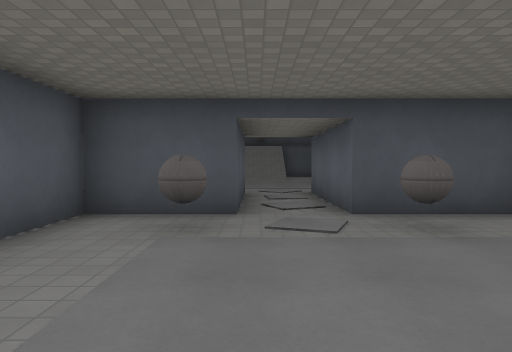
[1] (above)

18 first-person views from a walk through a level from a Godot 3-D game. The camera is 1.3 m above the floor, tilts 2° down and sees 70° across. The floor is counted in squares, 2 m on a side. Each view is taken from the middle of a square. On the plan, view 1 faces up. The plan holds only what a view shows up to about 11 squares ahead; the rest is blank. The place goes on beyond the plan. Characters and animated objects are not drawn. Surface patterns are stand-ins for the level's own textures.

[2]
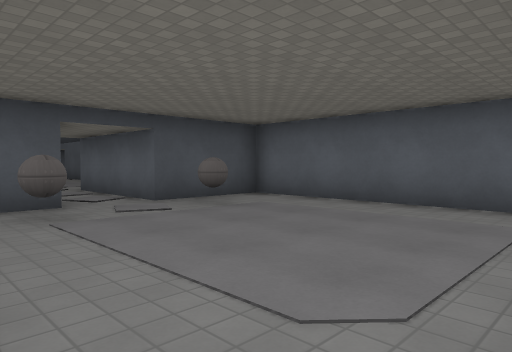

[3]
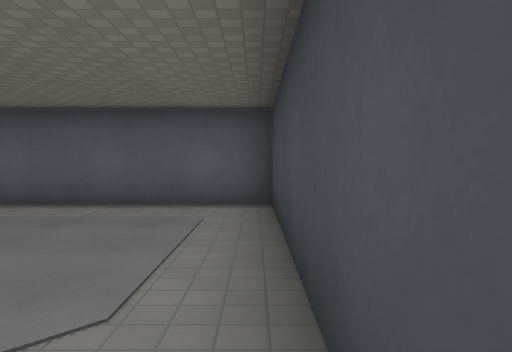

[4]
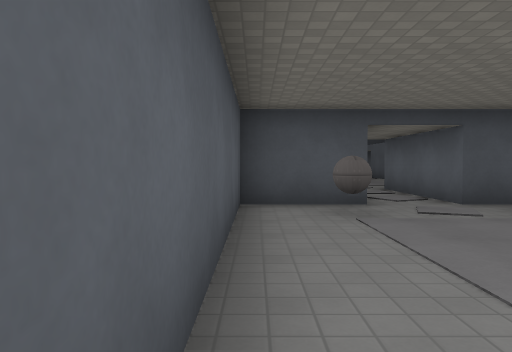

[5]
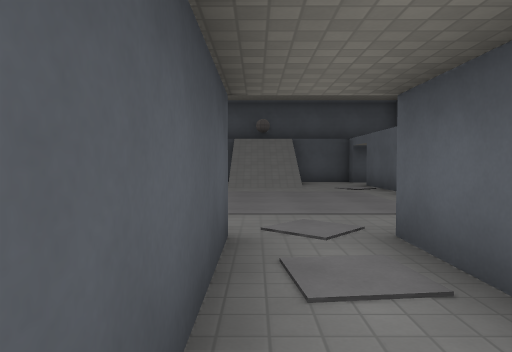

[6]
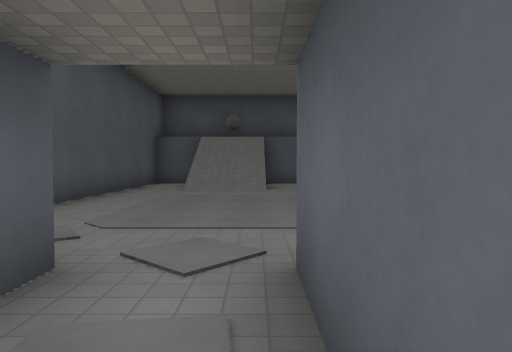

[7]
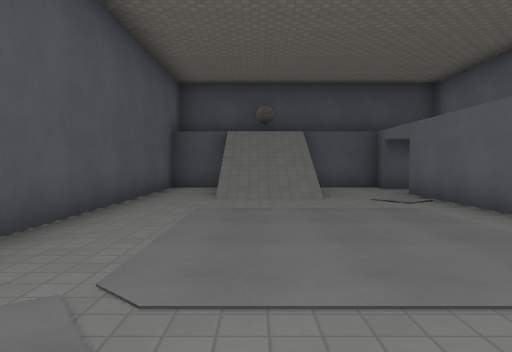

[8]
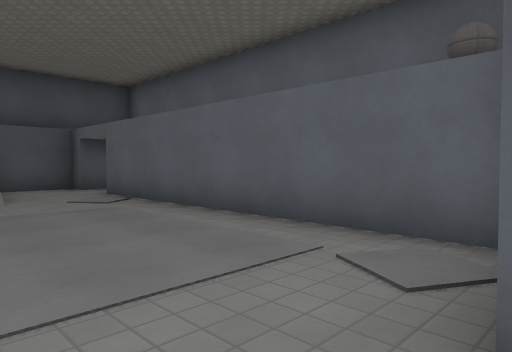

[9]
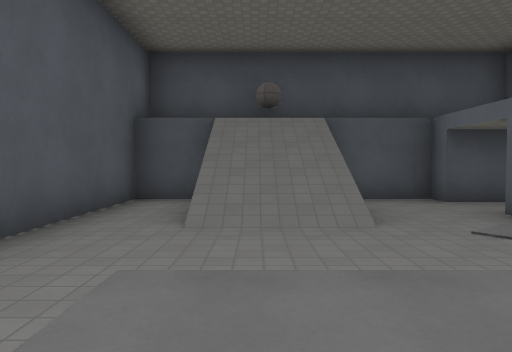

[10]
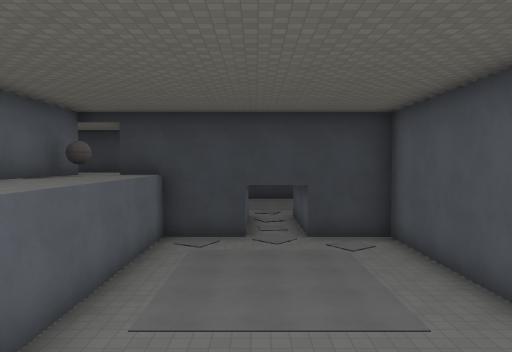

[11]
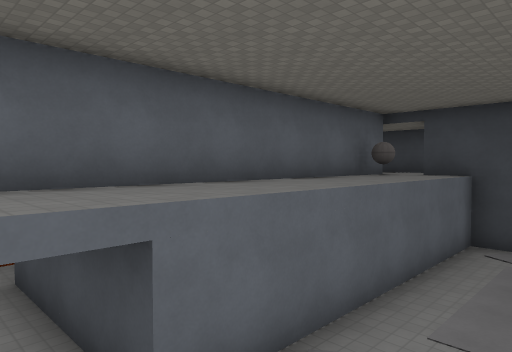

[12]
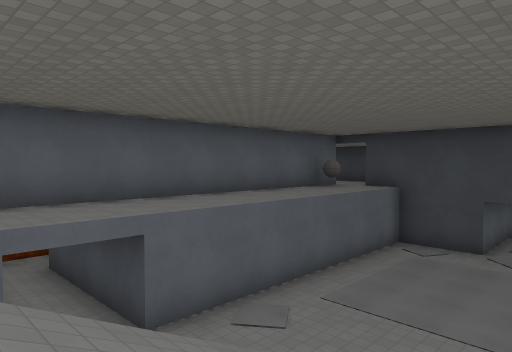

[13]
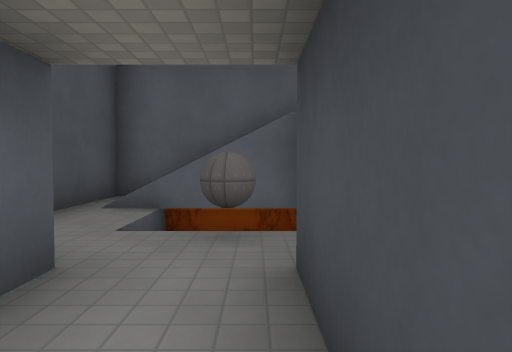

[14]
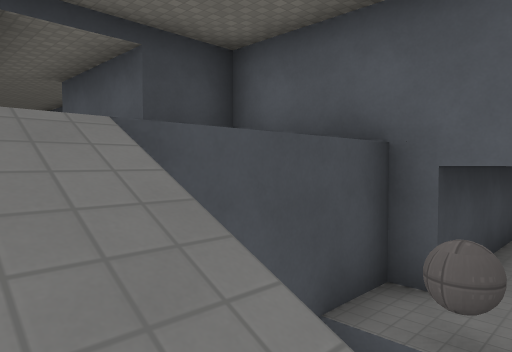

[15]
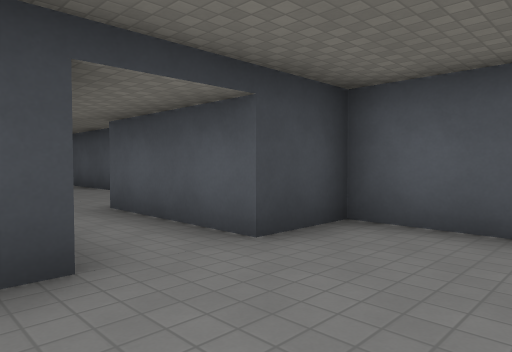

[16]
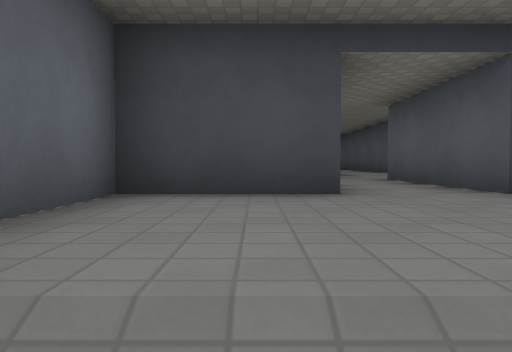

[17]
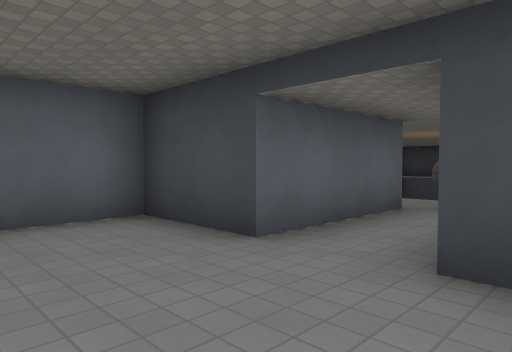

[18]
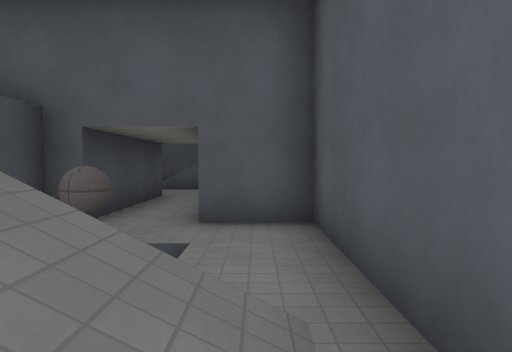

### Floor plan
Key: @ floor where view 1 was taken; # wall or solid block; . main floor; : floor 3 m higher than the main floor; / step, stairs or slope; ≈ lava the walk keeps out of; O other object.
Columns run from 3 left of view 1 to 13 right of it. Each row starts with its distance up from view 1.
 19 #################
 18 #::O:::  ##..///#
 17 #.///.///...≈≈//#
 16 #.///.///..O ≈//#
 15 #.///./::##:::::#
 14 #...../::##:::::#
 13 #...../::##:::::#
 12 #...../::###::###
 11 #...../::###::#
 10 #...../::###::#
  9 #...../:O# ::O:
  8 ###..###:  :≈≈≈
  7   #..#  :: :≈
  6   #..#  ###:
  5 ###..###  #:
  4 #.O..O.#  #
  3 #......#
  2 #......#
  1 #......#
  0 #..@...#
 -1 #......#
 -2  #######

Where each view was taken, in squares from view 1:
view 1: 0 up, 0 right, facing up
view 2: 1 down, 2 left, facing up-right
view 3: 1 down, 2 left, facing right
view 4: 1 down, 2 left, facing up
view 5: 5 up, 0 right, facing up
view 6: 6 up, 1 right, facing up
view 7: 8 up, 0 right, facing up
view 8: 8 up, 0 right, facing up-right
view 9: 11 up, 0 right, facing up
view 10: 17 up, 1 right, facing down
view 11: 17 up, 1 right, facing down-right
view 12: 18 up, 1 left, facing down-right
view 13: 16 up, 5 right, facing right
view 14: 17 up, 11 right, facing down-left
view 15: 15 up, 11 right, facing down-left
view 16: 16 up, 11 right, facing down
view 17: 15 up, 8 right, facing down-right
view 18: 18 up, 12 right, facing left
